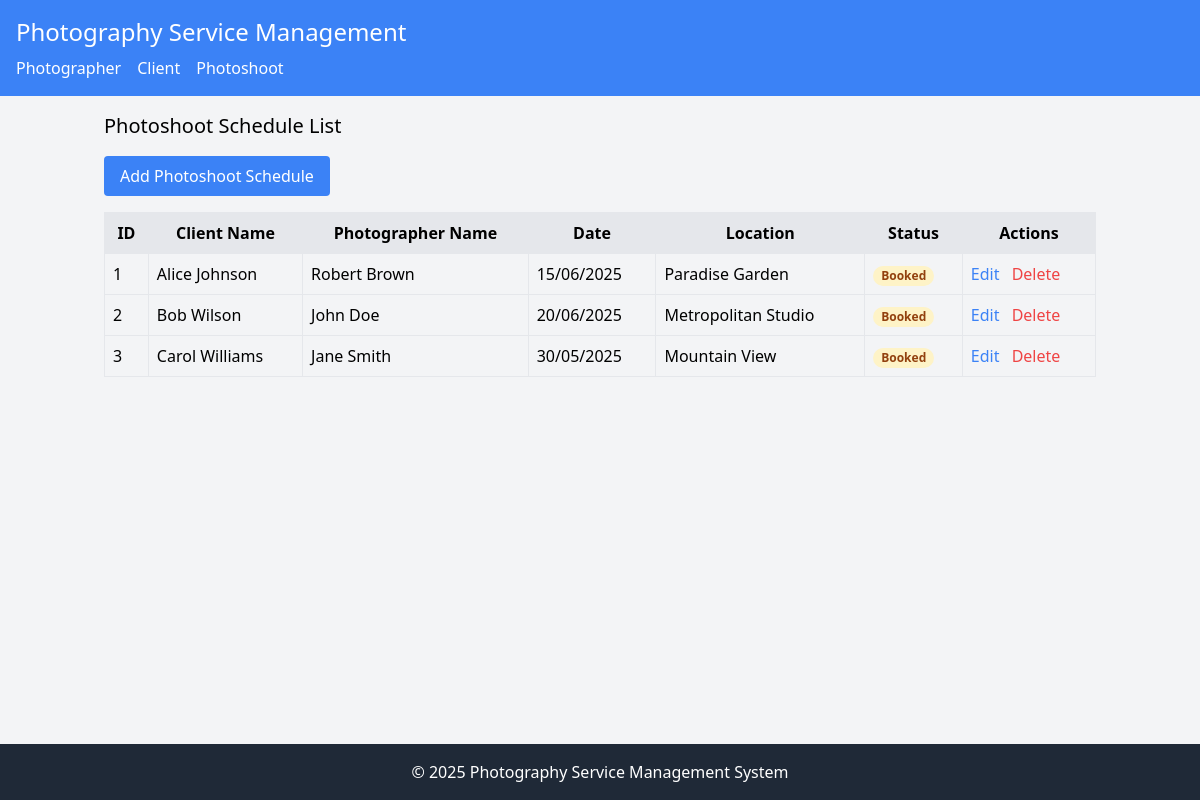
The page / on the database its author committed.
### tables this page shows
CREATE TABLE photoshoot (
    id INT AUTO_INCREMENT PRIMARY KEY,
    client_id INT NOT NULL,
    photographer_id INT NOT NULL,
    date DATE NOT NULL,
    location VARCHAR(200) NOT NULL,
    status VARCHAR(50) NOT NULL DEFAULT 'booked',
    FOREIGN KEY (client_id) REFERENCES client(id),
    FOREIGN KEY (photographer_id) REFERENCES photographer(id)
);

CREATE TABLE client (
    id INT AUTO_INCREMENT PRIMARY KEY,
    name VARCHAR(100) NOT NULL,
    contact VARCHAR(100) NOT NULL
);

CREATE TABLE photographer (
    id INT AUTO_INCREMENT PRIMARY KEY,
    name VARCHAR(100) NOT NULL,
    specialty VARCHAR(100) NOT NULL
);

### model/Photoshoot.php (called while the page is built, shortened)
<?php
require_once 'config/Database.php';
class Photoshoot {
    private $conn;
    private $table = 'photoshoot';
    public function __construct() {
        $database = new Database();
        $this->conn = $database->getConnection();
    }
    public function getAll() {
        $query = "SELECT ps.*, c.name as client_name, p.name as photographer_name
                 FROM " . $this->table . " ps
                 JOIN client c ON ps.client_id = c.id
                 JOIN photographer p ON ps.photographer_id = p.id";
        $stmt = $this->conn->prepare($query);
        $stmt->execute();
        return $stmt->fetchAll(PDO::FETCH_ASSOC);
    }
}
?>

### config/Database.php (called while the page is built, shortened)
<?php
class Database {
    private $host = "localhost";
    private $username = "root";
    private $password = "";
    private $database = "photography_system";
    public function getConnection() {
        $this->conn = null;
        try {
            $this->conn = new PDO("mysql:host=" . $this->host . ";dbname=" . $this->database, $this->username, $this->password);
            $this->conn->setAttribute(PDO::ATTR_ERRMODE, PDO::ERRMODE_EXCEPTION);
        } catch(PDOException $e) {
            echo "Connection error: " . $e->getMessage();
        }
        return $this->conn;
    }
}
?>

### model/Client.php (called while the page is built, shortened)
<?php
require_once 'config/Database.php';
class Client {
    public function __construct() {
        $database = new Database();
    }
}
?>

### model/Photographer.php (called while the page is built, shortened)
<?php
require_once 'config/Database.php';
class Photographer {
    public function __construct() {
        $database = new Database();
    }
}
?>

### viewmodel/PhotoshootViewModel.php (called while the page is built, shortened)
<?php
require_once 'model/Photoshoot.php';
require_once 'model/Client.php';
require_once 'model/Photographer.php';
class PhotoshootViewModel {
    private $photoshoot;
    public function __construct() {
        $this->photoshoot = new Photoshoot();
    }
    public function getPhotoshootList() {
        return $this->photoshoot->getAll();
    }
}
?>

### views/photoshoot_list.php (the view, shortened to what this page needs)
<?php
require_once 'views/template/header.php';
?>
<h2 class="text-xl mb-4">Photoshoot Schedule List</h2>
<a href="index.php?entity=photoshoot&action=add" class="bg-blue-500 text-white px-4 py-2 rounded mb-4 inline-block">Add Photoshoot Schedule</a>
<table class="w-full border">
    <tr class="bg-gray-200">
        <th class="border p-2">ID</th>
        <th class="border p-2">Client Name</th>
        <th class="border p-2">Photographer Name</th>
        <th class="border p-2">Date</th>
        <th class="border p-2">Location</th>
        <th class="border p-2">Status</th>
        <th class="border p-2">Actions</th>
    </tr>
    <?php foreach ($photoshootList as $photoshoot): ?>
    <tr>
        <td class="border p-2"><?php echo htmlspecialchars($photoshoot['id']); ?></td>
        <td class="border p-2"><?php echo htmlspecialchars($photoshoot['client_name']); ?></td>
        <td class="border p-2"><?php echo htmlspecialchars($photoshoot['photographer_name']); ?></td>
        <td class="border p-2"><?php echo htmlspecialchars(date('d/m/Y', strtotime($photoshoot['date']))); ?></td>
        <td class="border p-2"><?php echo htmlspecialchars($photoshoot['location']); ?></td>
        <td class="border p-2">
            <span class="px-2 inline-flex text-xs leading-5 font-semibold rounded-full
                <?php
                switch($photoshoot['status']) {
                    case 'booked':
                        echo 'bg-yellow-100 text-yellow-800';
                        break;
                }
                ?>">
                <?php echo ucfirst($photoshoot['status']); ?>
            </span>
        </td>
        <td class="border p-2">
            <a href="index.php?entity=photoshoot&action=edit&id=<?php echo $photoshoot['id']; ?>" class="text-blue-500">Edit</a>
            <a href="index.php?entity=photoshoot&action=delete&id=<?php echo $photoshoot['id']; ?>" class="text-red-500 ml-2" onclick="return confirm('Are you sure you want to delete this photoshoot schedule?')">Delete</a>
        </td>
    </tr>
    <?php endforeach; ?>
</table>
<?php
require_once 'views/template/footer.php';
?>

### index.php (shortened to what this page needs)
<?php
require_once 'viewmodel/PhotoshootViewModel.php';
$entity = isset($_GET['entity']) ? $_GET['entity'] : 'photoshoot';
$action = isset($_GET['action']) ? $_GET['action'] : 'list';
if ($entity == 'photographer') {
    $viewModel = new PhotographerViewModel();
    if ($action == 'list') {
        $photographerList = $viewModel->getPhotographerList();
        require_once 'views/photographer_list.php';
    }
    elseif ($action == 'add') {
        require_once 'views/photographer_form.php';
    }
    elseif ($action == 'edit') {
        $viewModel->getPhotographerById($_GET['id']);
        require_once 'views/photographer_form.php';
    }
    elseif ($action == 'save') {
        $viewModel->bindData($_POST);
        $viewModel->addPhotographer();
        header('Location: index.php?entity=photographer');
        exit;
    }
    elseif ($action == 'update') {
        $viewModel->bindData(['id' => $_GET['id']] + $_POST);
        $viewModel->updatePhotographer();
        header('Location: index.php?entity=photographer');
        exit;
    }
    elseif ($action == 'delete') {
        $viewModel->deletePhotographer($_GET['id']);
        header('Location: index.php?entity=photographer');
        exit;
    }
}
else {
    $viewModel = new PhotoshootViewModel();
    if ($action == 'list') {
        $photoshootList = $viewModel->getPhotoshootList();
        require_once 'views/photoshoot_list.php';
    }
    elseif ($action == 'add') {
        $clients = $viewModel->getClients();
        $photographers = $viewModel->getPhotographers();
        require_once 'views/photoshoot_form.php';
    }
    elseif ($action == 'edit') {
        $viewModel->getPhotoshootById($_GET['id']);
        $clients = $viewModel->getClients();
        $photographers = $viewModel->getPhotographers();
        require_once 'views/photoshoot_form.php';
    }
    elseif ($action == 'save') {
        $viewModel->bindData($_POST);
        $viewModel->addPhotoshoot();
        header('Location: index.php');
        exit;
    }
    elseif ($action == 'update') {
        $viewModel->bindData(['id' => $_GET['id']] + $_POST);
        $viewModel->updatePhotoshoot();
        header('Location: index.php');
        exit;
    }
    elseif ($action == 'delete') {
        $viewModel->deletePhotoshoot($_GET['id']);
        header('Location: index.php');
        exit;
    }
}
?>

### views/template/header.php (shortened to what this page needs)
<!DOCTYPE html>
<html>
<head>
    <link href="https://cdn.jsdelivr.net/npm/tailwindcss@2.2.19/dist/tailwind.min.css" rel="stylesheet">
</head>
<body class="bg-gray-100">
    <nav class="bg-blue-500 p-4 text-white">
        <h1 class="text-2xl">Photography Service Management</h1>
        <ul class="flex space-x-4 mt-2">
            <li><a href="index.php?entity=photographer" class="hover:underline">Photographer</a></li>
            <li><a href="index.php?entity=client" class="hover:underline">Client</a></li>
            <li><a href="index.php?entity=photoshoot" class="hover:underline">Photoshoot</a></li>
        </ul>
    </nav>
    <div class="container mx-auto p-4">

### views/template/footer.php
</div>
    <footer class="bg-gray-800 text-white p-4 text-center" style="position: fixed; bottom: 0; width: 100%;">
        <p>&copy; 2025 Photography Service Management System</p>
    </footer>
</body>
</html>

### rows shown on the page
photoshoot: id "1", client.name "Alice Johnson", photographer.name "Robert Brown", date "15/06/2025", location "Paradise Garden", status "Booked"
photoshoot: id "2", client.name "Bob Wilson", photographer.name "John Doe", date "20/06/2025", location "Metropolitan Studio", status "Booked"
photoshoot: id "3", client.name "Carol Williams", photographer.name "Jane Smith", date "30/05/2025", location "Mountain View", status "Booked"
